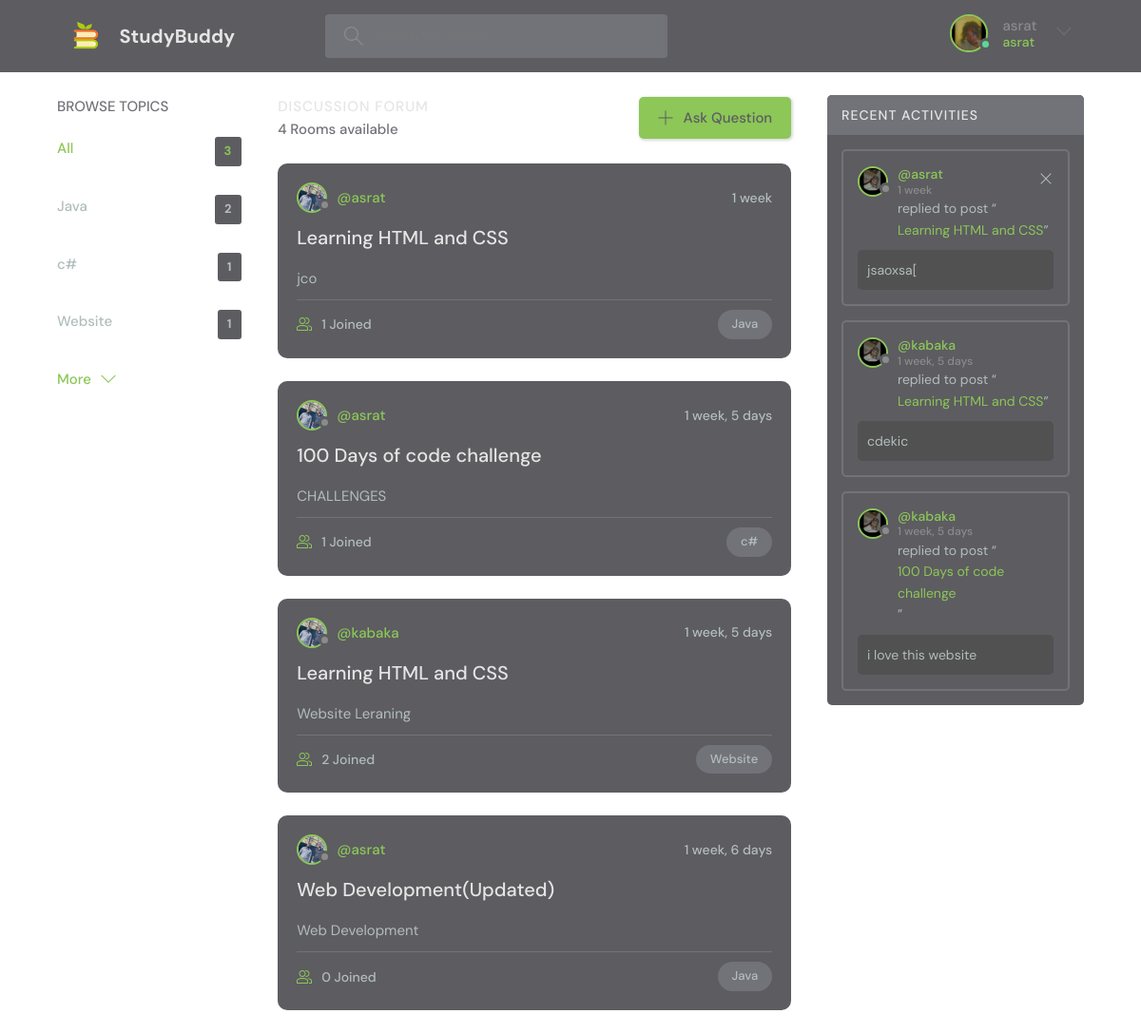
The app's page / (signed in) with its own data.
### base/models.py (models this page shows, shortened)
class Topic(models.Model):
    name = models.CharField(max_length=200)

class Room(models.Model):
    host = models.ForeignKey(User, on_delete=models.SET_NULL, null=True)
    topic = models.ForeignKey(Topic, on_delete=models.SET_NULL, null=True)
    participants = models.ManyToManyField(
        User, related_name='participants', blank=True)
    name = models.CharField(max_length=200)
    description = models.TextField(null=True, blank=True)
    updated = models.DateTimeField(auto_now=True)
    created = models.DateTimeField(auto_now_add=True)
    class Meta:
        ordering = ['-updated', '-created']
    def __str__(self):
        return self.name

class Message(models.Model):
    user = models.ForeignKey(User, on_delete=models.CASCADE)
    room = models.ForeignKey(Room, on_delete=models.CASCADE)
    body = models.TextField()
    updated = models.DateTimeField(auto_now=True)
    created = models.DateTimeField(auto_now_add=True)
    class Meta:
        ordering = ['-updated', '-created']

### base/views.py (the view)
# urls.py: path('', views.home, name='home'),
def home(request):
    q = request.GET.get('q') if request.GET.get('q') != None else ''
    rooms = Room.objects.filter(
        Q(topic__name__icontains=q) |
        Q(name__icontains=q) |
        Q(description__icontains=q)
    )
    topics = Topic.objects.all()[0:5]
    room_count = rooms.count()
    room_messages = Message.objects.filter(Q(room__topic__name__icontains=q))
    context = {'rooms': rooms, 'topics': topics,
               'room_count': room_count, 'room_messages': room_messages}
    return render(request, 'base/home.html', context)

### base/templates/base/home.html
{% extends 'main.html' %}
{% block content %}
    <main class="layout layout--3">
      <div class="container">
        {%include 'base/topicscomp.html'%}
        <div class="roomList">
          <div class="roomList__header">
            <div>
              <h2>Discussion Forum</h2>
              <p>{{rooms.count}} Rooms available</p>
            </div>
            <a class="btn btn--main" href="{% url 'create-room' %}">
              <svg version="1.1" xmlns="http://www.w3.org/2000/svg" width="32" height="32" viewBox="0 0 32 32">
                <title>add</title>
                <path
                  d="M16.943 0.943h-1.885v14.115h-14.115v1.885h14.115v14.115h1.885v-14.115h14.115v-1.885h-14.115v-14.115z"
                ></path>
              </svg>
              Ask Question
            </a>
          </div>
          {% include 'base/feed_component.html' %}
        </div>
        {% include 'base/actcomp.html' %}
      </div>
    </main>
  {% endblock %}

### Templates/navbar.html (shortened to what this page needs)
{% load static %}
<header class="header header--loggedIn">
    <div class="container">
      <a href="{% url 'home' %}" class="header__logo">
        <img src="{% static 'images/logo.png' %}" />
        <h1>StudyBuddy</h1>
      </a>
      <form class="header__search" method="GET" action="{% url 'home' %}">
        <label>
          <input name="q" placeholder="Search for rooms..." />
        </label>
      </form>
      <nav class="header__menu">
        {% if request.user.is_authenticated %}
        <div class="header__user">
          <a href="{% url 'update-user' %}">
            <div class="avatar avatar--medium active">
              <img src="../../../static/images/user2.jpg" />
            </div>
            <p>{{request.user.username}} <span>{{request.user}}</span></p>
          </a>
          <button class="dropdown-button">
            <svg version="1.1" xmlns="http://www.w3.org/2000/svg" width="32" height="32" viewBox="0 0 32 32">
              <title>Settings and Logout</title>
              <path d="M16 21l-13-13h-3l16 16 16-16h-3l-13 13z"></path>
            </svg>
          </button>
        </div>
        {% else %}
        <a href="{% url 'login' %}">
          <img src=" {% static 'images/avatar.svg' %}" />
          <p>Login</p>
        </a>
        {% endif %}
      </nav>
    </div>
  </header>

### base/templates/base/topicscomp.html
<div class="topics">
  <div class="topics__header">
    <h2>Browse Topics</h2>
  </div>
  <ul class="topics__list">
    <li>
      <a href="{% url 'home' %}" class="active">All <span>{{topics.count}}</span></a>
    </li>
    {% for topic in topics %}
    <li>
      <a href="{% url 'home' %}?q={{topic.name}}">{{topic.name}}<span>{{topic.room_set.all.count}}</span></a>
    </li>
    {% endfor %}
  </ul>
  <a class="btn btn--link" href="{% url 'topics' %}">
    More
    <svg version="1.1" xmlns="http://www.w3.org/2000/svg" width="32" height="32" viewBox="0 0 32 32">
      <title>chevron-down</title>
      <path d="M16 21l-13-13h-3l16 16 16-16h-3l-13 13z"></path>
    </svg>
  </a>
</div>

### base/templates/base/feed_component.html (shortened to what this page needs)
{% for room in rooms %}
<div class="roomListRoom">
  <div class="roomListRoom__header">
    <a href="{% url 'user-profile' room.host.id %}" class="roomListRoom__author">
      <div class="avatar avatar--small">
        <img src="../../../static/images/user3.jpg" />
      </div>
      <span>@{{room.host.username}}</span>
    </a>
    <div class="roomListRoom__actions">
      <span>{{room.created|timesince}}</span>
    </div>
  </div>
  <div class="roomListRoom__content">
    <a href="{% url 'room' room.id %}">{{room.name}}</a>
    <p>
      {{room.description}}
    </p>
  </div>
  <div class="roomListRoom__meta">
    <a href="{% url 'home' %}" class="roomListRoom__joined">
      {{room.participants.all.count}} Joined
    </a>
    <p class="roomListRoom__topic">{{room.topic.name}}</p>
  </div>
</div>
{% endfor %}

### base/templates/base/actcomp.html
<div class="activities">
  <div class="activities__header">
    <h2>Recent Activities</h2>
  </div>
  {% for message in room_messages %}
  <div class="activities__box">
    <div class="activities__boxHeader roomListRoom__header">
      <a href="{% url 'user-profile' message.user.id %}" class="roomListRoom__author">
        <div class="avatar avatar--small">
          <img src="../../../static/images/user4.jpg" />
        </div>
        <p>
          @{{message.user}}
          <span>{{message.created|timesince}}</span>
        </p>
      </a>
      {% if request.user == message.user %}
      <div class="roomListRoom__actions">
        <a href="{% url 'delete-message' message.id %}">
          <svg version="1.1" xmlns="http://www.w3.org/2000/svg" width="32" height="32" viewBox="0 0 32 32">
            <title>remove</title>
            <path
              d="M27.314 6.019l-1.333-1.333-9.98 9.981-9.981-9.981-1.333 1.333 9.981 9.981-9.981 9.98 1.333 1.333 9.981-9.98 9.98 9.98 1.333-1.333-9.98-9.98 9.98-9.981z"
            ></path>
          </svg>
        </a>
      </div>
      {% endif %}
    </div>
    <div class="activities__boxContent">
      <p>replied to post “<a href="{% url 'room' message.room.id %}">{{message.room}}</a>”</p>
      <div class="activities__boxRoomContent">
        {{message.body}}
      </div>
    </div>
  </div>
  {% endfor %}
</div>

### records on screen
Topic: name "Java", room_set.all.count "2"
Topic: name "c#", room_set.all.count "1"
Topic: name "Website", room_set.all.count "1"
Room: host.username "asrat", created "1 week", name "Learning HTML and CSS", description "jco", participants.all.count "1", topic.name "Java"
Room: host.username "asrat", created "1 week, 5 days", name "100 Days of code challenge", description "CHALLENGES", participants.all.count "1", topic.name "c#"
Room: host.username "kabaka", created "1 week, 5 days", name "Learning HTML and CSS", description "Website Leraning", participants.all.count "2", topic.name "Website"
Room: host.username "asrat", created "1 week, 6 days", name "Web Development(Updated)", description "Web Development", participants.all.count "0", topic.name "Java"
Message: user "asrat", created "1 week", room "Learning HTML and CSS", body "jsaoxsa["
Message: user "kabaka", created "1 week, 5 days", room "Learning HTML and CSS", body "cdekic"
Message: user "kabaka", created "1 week, 5 days", room "100 Days of code challenge", body "i love this website"

### other values on screen
{{ request.user.username }} "asrat"
{{ request.user }} "asrat"
{{ topics.count }} "3"
{{ rooms.count }} "4"
